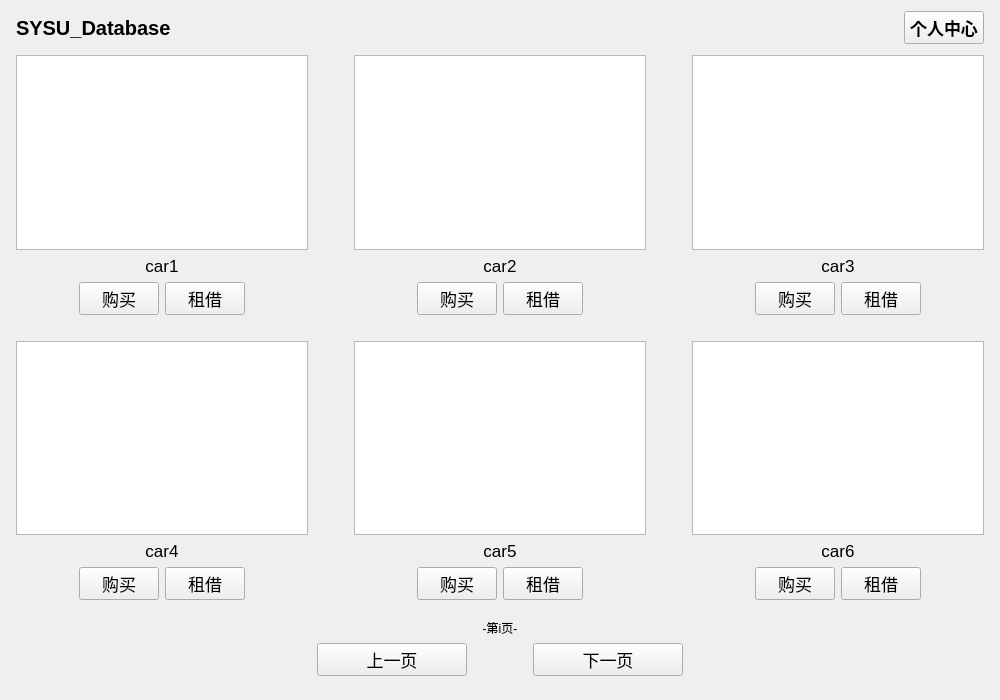
<?xml version="1.0" encoding="UTF-8"?>
<ui version="4.0">
 <class>User_main</class>
 <widget class="QWidget" name="User_main">
  <property name="geometry">
   <rect>
    <x>0</x>
    <y>0</y>
    <width>1000</width>
    <height>700</height>
   </rect>
  </property>
  <property name="windowTitle">
   <string>Form</string>
  </property>
  <layout class="QHBoxLayout" name="horizontalLayout_11">
   <item>
    <spacer name="horizontalSpacer_23">
     <property name="orientation">
      <enum>Qt::Horizontal</enum>
     </property>
     <property name="sizeType">
      <enum>QSizePolicy::Fixed</enum>
     </property>
     <property name="sizeHint" stdset="0">
      <size>
       <width>5</width>
       <height>20</height>
      </size>
     </property>
    </spacer>
   </item>
   <item>
    <layout class="QVBoxLayout" name="verticalLayout_8">
     <item>
      <layout class="QHBoxLayout" name="horizontalLayout_10">
       <item>
        <widget class="QLabel" name="label">
         <property name="font">
          <font>
           <pointsize>15</pointsize>
           <weight>75</weight>
           <bold>true</bold>
          </font>
         </property>
         <property name="text">
          <string>SYSU_Database</string>
         </property>
        </widget>
       </item>
       <item>
        <spacer name="horizontalSpacer_20">
         <property name="orientation">
          <enum>Qt::Horizontal</enum>
         </property>
         <property name="sizeHint" stdset="0">
          <size>
           <width>40</width>
           <height>20</height>
          </size>
         </property>
        </spacer>
       </item>
       <item>
        <widget class="QPushButton" name="pushButton_person">
         <property name="maximumSize">
          <size>
           <width>150</width>
           <height>16777215</height>
          </size>
         </property>
         <property name="font">
          <font>
           <pointsize>13</pointsize>
           <weight>75</weight>
           <bold>true</bold>
          </font>
         </property>
         <property name="text">
          <string>个人中心</string>
         </property>
        </widget>
       </item>
      </layout>
     </item>
     <item>
      <spacer name="verticalSpacer_4">
       <property name="orientation">
        <enum>Qt::Vertical</enum>
       </property>
       <property name="sizeType">
        <enum>QSizePolicy::Fixed</enum>
       </property>
       <property name="sizeHint" stdset="0">
        <size>
         <width>17</width>
         <height>5</height>
        </size>
       </property>
      </spacer>
     </item>
     <item>
      <layout class="QVBoxLayout" name="verticalLayout_7">
       <item>
        <layout class="QHBoxLayout" name="horizontalLayout_4">
         <item>
          <layout class="QVBoxLayout" name="verticalLayout">
           <item>
            <widget class="QGraphicsView" name="graphicsView_1"/>
           </item>
           <item>
            <widget class="QLabel" name="label_1">
             <property name="font">
              <font>
               <pointsize>13</pointsize>
              </font>
             </property>
             <property name="text">
              <string>car1</string>
             </property>
             <property name="alignment">
              <set>Qt::AlignCenter</set>
             </property>
            </widget>
           </item>
           <item>
            <layout class="QHBoxLayout" name="horizontalLayout">
             <item>
              <spacer name="horizontalSpacer_4">
               <property name="orientation">
                <enum>Qt::Horizontal</enum>
               </property>
               <property name="sizeHint" stdset="0">
                <size>
                 <width>40</width>
                 <height>20</height>
                </size>
               </property>
              </spacer>
             </item>
             <item>
              <widget class="QPushButton" name="pushButton_buy1">
               <property name="enabled">
                <bool>true</bool>
               </property>
               <property name="font">
                <font>
                 <pointsize>13</pointsize>
                 <weight>50</weight>
                 <bold>false</bold>
                </font>
               </property>
               <property name="text">
                <string>购买</string>
               </property>
              </widget>
             </item>
             <item>
              <widget class="QPushButton" name="pushButton_lease1">
               <property name="enabled">
                <bool>true</bool>
               </property>
               <property name="font">
                <font>
                 <pointsize>13</pointsize>
                 <weight>50</weight>
                 <bold>false</bold>
                </font>
               </property>
               <property name="text">
                <string>租借</string>
               </property>
              </widget>
             </item>
             <item>
              <spacer name="horizontalSpacer_5">
               <property name="orientation">
                <enum>Qt::Horizontal</enum>
               </property>
               <property name="sizeHint" stdset="0">
                <size>
                 <width>40</width>
                 <height>20</height>
                </size>
               </property>
              </spacer>
             </item>
            </layout>
           </item>
          </layout>
         </item>
         <item>
          <spacer name="horizontalSpacer_16">
           <property name="orientation">
            <enum>Qt::Horizontal</enum>
           </property>
           <property name="sizeType">
            <enum>QSizePolicy::Fixed</enum>
           </property>
           <property name="sizeHint" stdset="0">
            <size>
             <width>40</width>
             <height>20</height>
            </size>
           </property>
          </spacer>
         </item>
         <item>
          <layout class="QVBoxLayout" name="verticalLayout_2">
           <item>
            <widget class="QGraphicsView" name="graphicsView_2"/>
           </item>
           <item>
            <widget class="QLabel" name="label_2">
             <property name="font">
              <font>
               <pointsize>13</pointsize>
              </font>
             </property>
             <property name="text">
              <string>car2</string>
             </property>
             <property name="alignment">
              <set>Qt::AlignCenter</set>
             </property>
            </widget>
           </item>
           <item>
            <layout class="QHBoxLayout" name="horizontalLayout_2">
             <item>
              <spacer name="horizontalSpacer_6">
               <property name="orientation">
                <enum>Qt::Horizontal</enum>
               </property>
               <property name="sizeHint" stdset="0">
                <size>
                 <width>40</width>
                 <height>20</height>
                </size>
               </property>
              </spacer>
             </item>
             <item>
              <widget class="QPushButton" name="pushButton_buy2">
               <property name="font">
                <font>
                 <pointsize>13</pointsize>
                 <weight>50</weight>
                 <bold>false</bold>
                </font>
               </property>
               <property name="text">
                <string>购买</string>
               </property>
              </widget>
             </item>
             <item>
              <widget class="QPushButton" name="pushButton_lease2">
               <property name="font">
                <font>
                 <pointsize>13</pointsize>
                 <weight>50</weight>
                 <bold>false</bold>
                </font>
               </property>
               <property name="text">
                <string>租借</string>
               </property>
              </widget>
             </item>
             <item>
              <spacer name="horizontalSpacer_7">
               <property name="orientation">
                <enum>Qt::Horizontal</enum>
               </property>
               <property name="sizeHint" stdset="0">
                <size>
                 <width>40</width>
                 <height>20</height>
                </size>
               </property>
              </spacer>
             </item>
            </layout>
           </item>
          </layout>
         </item>
         <item>
          <spacer name="horizontalSpacer_17">
           <property name="orientation">
            <enum>Qt::Horizontal</enum>
           </property>
           <property name="sizeType">
            <enum>QSizePolicy::Fixed</enum>
           </property>
           <property name="sizeHint" stdset="0">
            <size>
             <width>40</width>
             <height>20</height>
            </size>
           </property>
          </spacer>
         </item>
         <item>
          <layout class="QVBoxLayout" name="verticalLayout_3">
           <item>
            <widget class="QGraphicsView" name="graphicsView_3"/>
           </item>
           <item>
            <widget class="QLabel" name="label_3">
             <property name="font">
              <font>
               <pointsize>13</pointsize>
              </font>
             </property>
             <property name="text">
              <string>car3</string>
             </property>
             <property name="alignment">
              <set>Qt::AlignCenter</set>
             </property>
            </widget>
           </item>
           <item>
            <layout class="QHBoxLayout" name="horizontalLayout_3">
             <item>
              <spacer name="horizontalSpacer_8">
               <property name="orientation">
                <enum>Qt::Horizontal</enum>
               </property>
               <property name="sizeHint" stdset="0">
                <size>
                 <width>40</width>
                 <height>20</height>
                </size>
               </property>
              </spacer>
             </item>
             <item>
              <widget class="QPushButton" name="pushButton_buy3">
               <property name="font">
                <font>
                 <pointsize>13</pointsize>
                 <weight>50</weight>
                 <bold>false</bold>
                </font>
               </property>
               <property name="text">
                <string>购买</string>
               </property>
              </widget>
             </item>
             <item>
              <widget class="QPushButton" name="pushButton_lease3">
               <property name="font">
                <font>
                 <pointsize>13</pointsize>
                 <weight>50</weight>
                 <bold>false</bold>
                </font>
               </property>
               <property name="text">
                <string>租借</string>
               </property>
              </widget>
             </item>
             <item>
              <spacer name="horizontalSpacer_9">
               <property name="orientation">
                <enum>Qt::Horizontal</enum>
               </property>
               <property name="sizeHint" stdset="0">
                <size>
                 <width>40</width>
                 <height>20</height>
                </size>
               </property>
              </spacer>
             </item>
            </layout>
           </item>
          </layout>
         </item>
        </layout>
       </item>
       <item>
        <spacer name="verticalSpacer">
         <property name="orientation">
          <enum>Qt::Vertical</enum>
         </property>
         <property name="sizeType">
          <enum>QSizePolicy::Fixed</enum>
         </property>
         <property name="sizeHint" stdset="0">
          <size>
           <width>20</width>
           <height>20</height>
          </size>
         </property>
        </spacer>
       </item>
       <item>
        <layout class="QHBoxLayout" name="horizontalLayout_6">
         <item>
          <layout class="QVBoxLayout" name="verticalLayout_4">
           <item>
            <widget class="QGraphicsView" name="graphicsView_4"/>
           </item>
           <item>
            <widget class="QLabel" name="label_4">
             <property name="font">
              <font>
               <pointsize>13</pointsize>
              </font>
             </property>
             <property name="text">
              <string>car4</string>
             </property>
             <property name="alignment">
              <set>Qt::AlignCenter</set>
             </property>
            </widget>
           </item>
           <item>
            <layout class="QHBoxLayout" name="horizontalLayout_7">
             <item>
              <spacer name="horizontalSpacer_14">
               <property name="orientation">
                <enum>Qt::Horizontal</enum>
               </property>
               <property name="sizeHint" stdset="0">
                <size>
                 <width>40</width>
                 <height>20</height>
                </size>
               </property>
              </spacer>
             </item>
             <item>
              <widget class="QPushButton" name="pushButton_buy4">
               <property name="enabled">
                <bool>true</bool>
               </property>
               <property name="font">
                <font>
                 <pointsize>13</pointsize>
                 <weight>50</weight>
                 <bold>false</bold>
                </font>
               </property>
               <property name="text">
                <string>购买</string>
               </property>
              </widget>
             </item>
             <item>
              <widget class="QPushButton" name="pushButton_lease4">
               <property name="enabled">
                <bool>true</bool>
               </property>
               <property name="font">
                <font>
                 <pointsize>13</pointsize>
                 <weight>50</weight>
                 <bold>false</bold>
                </font>
               </property>
               <property name="text">
                <string>租借</string>
               </property>
              </widget>
             </item>
             <item>
              <spacer name="horizontalSpacer_15">
               <property name="orientation">
                <enum>Qt::Horizontal</enum>
               </property>
               <property name="sizeHint" stdset="0">
                <size>
                 <width>40</width>
                 <height>20</height>
                </size>
               </property>
              </spacer>
             </item>
            </layout>
           </item>
          </layout>
         </item>
         <item>
          <spacer name="horizontalSpacer_19">
           <property name="orientation">
            <enum>Qt::Horizontal</enum>
           </property>
           <property name="sizeType">
            <enum>QSizePolicy::Fixed</enum>
           </property>
           <property name="sizeHint" stdset="0">
            <size>
             <width>40</width>
             <height>20</height>
            </size>
           </property>
          </spacer>
         </item>
         <item>
          <layout class="QVBoxLayout" name="verticalLayout_5">
           <item>
            <widget class="QGraphicsView" name="graphicsView_5"/>
           </item>
           <item>
            <widget class="QLabel" name="label_5">
             <property name="font">
              <font>
               <pointsize>13</pointsize>
              </font>
             </property>
             <property name="text">
              <string>car5</string>
             </property>
             <property name="alignment">
              <set>Qt::AlignCenter</set>
             </property>
            </widget>
           </item>
           <item>
            <layout class="QHBoxLayout" name="horizontalLayout_8">
             <item>
              <spacer name="horizontalSpacer_12">
               <property name="orientation">
                <enum>Qt::Horizontal</enum>
               </property>
               <property name="sizeHint" stdset="0">
                <size>
                 <width>40</width>
                 <height>20</height>
                </size>
               </property>
              </spacer>
             </item>
             <item>
              <widget class="QPushButton" name="pushButton_buy5">
               <property name="font">
                <font>
                 <pointsize>13</pointsize>
                 <weight>50</weight>
                 <bold>false</bold>
                </font>
               </property>
               <property name="text">
                <string>购买</string>
               </property>
              </widget>
             </item>
             <item>
              <widget class="QPushButton" name="pushButton_lease5">
               <property name="font">
                <font>
                 <pointsize>13</pointsize>
                 <weight>50</weight>
                 <bold>false</bold>
                </font>
               </property>
               <property name="text">
                <string>租借</string>
               </property>
              </widget>
             </item>
             <item>
              <spacer name="horizontalSpacer_13">
               <property name="orientation">
                <enum>Qt::Horizontal</enum>
               </property>
               <property name="sizeHint" stdset="0">
                <size>
                 <width>40</width>
                 <height>20</height>
                </size>
               </property>
              </spacer>
             </item>
            </layout>
           </item>
          </layout>
         </item>
         <item>
          <spacer name="horizontalSpacer_18">
           <property name="orientation">
            <enum>Qt::Horizontal</enum>
           </property>
           <property name="sizeType">
            <enum>QSizePolicy::Fixed</enum>
           </property>
           <property name="sizeHint" stdset="0">
            <size>
             <width>40</width>
             <height>20</height>
            </size>
           </property>
          </spacer>
         </item>
         <item>
          <layout class="QVBoxLayout" name="verticalLayout_6">
           <item>
            <widget class="QGraphicsView" name="graphicsView_6"/>
           </item>
           <item>
            <widget class="QLabel" name="label_6">
             <property name="font">
              <font>
               <pointsize>13</pointsize>
              </font>
             </property>
             <property name="text">
              <string>car6</string>
             </property>
             <property name="alignment">
              <set>Qt::AlignCenter</set>
             </property>
            </widget>
           </item>
           <item>
            <layout class="QHBoxLayout" name="horizontalLayout_9">
             <item>
              <spacer name="horizontalSpacer_10">
               <property name="orientation">
                <enum>Qt::Horizontal</enum>
               </property>
               <property name="sizeHint" stdset="0">
                <size>
                 <width>40</width>
                 <height>20</height>
                </size>
               </property>
              </spacer>
             </item>
             <item>
              <widget class="QPushButton" name="pushButton_buy6">
               <property name="font">
                <font>
                 <pointsize>13</pointsize>
                 <weight>50</weight>
                 <bold>false</bold>
                </font>
               </property>
               <property name="text">
                <string>购买</string>
               </property>
              </widget>
             </item>
             <item>
              <widget class="QPushButton" name="pushButton_lease6">
               <property name="font">
                <font>
                 <pointsize>13</pointsize>
                 <weight>50</weight>
                 <bold>false</bold>
                </font>
               </property>
               <property name="text">
                <string>租借</string>
               </property>
              </widget>
             </item>
             <item>
              <spacer name="horizontalSpacer_11">
               <property name="orientation">
                <enum>Qt::Horizontal</enum>
               </property>
               <property name="sizeHint" stdset="0">
                <size>
                 <width>40</width>
                 <height>20</height>
                </size>
               </property>
              </spacer>
             </item>
            </layout>
           </item>
          </layout>
         </item>
        </layout>
       </item>
      </layout>
     </item>
     <item>
      <spacer name="verticalSpacer_2">
       <property name="orientation">
        <enum>Qt::Vertical</enum>
       </property>
       <property name="sizeType">
        <enum>QSizePolicy::Fixed</enum>
       </property>
       <property name="sizeHint" stdset="0">
        <size>
         <width>17</width>
         <height>13</height>
        </size>
       </property>
      </spacer>
     </item>
     <item>
      <widget class="QLabel" name="label_page">
       <property name="text">
        <string>-第i页-</string>
       </property>
       <property name="alignment">
        <set>Qt::AlignCenter</set>
       </property>
      </widget>
     </item>
     <item>
      <layout class="QHBoxLayout" name="horizontalLayout_5">
       <item>
        <spacer name="horizontalSpacer_2">
         <property name="orientation">
          <enum>Qt::Horizontal</enum>
         </property>
         <property name="sizeHint" stdset="0">
          <size>
           <width>40</width>
           <height>20</height>
          </size>
         </property>
        </spacer>
       </item>
       <item>
        <widget class="QPushButton" name="pushButton_pre">
         <property name="minimumSize">
          <size>
           <width>150</width>
           <height>0</height>
          </size>
         </property>
         <property name="font">
          <font>
           <pointsize>13</pointsize>
           <weight>50</weight>
           <bold>false</bold>
          </font>
         </property>
         <property name="text">
          <string>上一页</string>
         </property>
        </widget>
       </item>
       <item>
        <spacer name="horizontalSpacer">
         <property name="orientation">
          <enum>Qt::Horizontal</enum>
         </property>
         <property name="sizeType">
          <enum>QSizePolicy::Fixed</enum>
         </property>
         <property name="sizeHint" stdset="0">
          <size>
           <width>60</width>
           <height>20</height>
          </size>
         </property>
        </spacer>
       </item>
       <item>
        <widget class="QPushButton" name="pushButton_next">
         <property name="minimumSize">
          <size>
           <width>150</width>
           <height>0</height>
          </size>
         </property>
         <property name="font">
          <font>
           <pointsize>13</pointsize>
           <weight>50</weight>
           <bold>false</bold>
          </font>
         </property>
         <property name="text">
          <string>下一页</string>
         </property>
        </widget>
       </item>
       <item>
        <spacer name="horizontalSpacer_3">
         <property name="orientation">
          <enum>Qt::Horizontal</enum>
         </property>
         <property name="sizeHint" stdset="0">
          <size>
           <width>40</width>
           <height>20</height>
          </size>
         </property>
        </spacer>
       </item>
      </layout>
     </item>
     <item>
      <spacer name="verticalSpacer_3">
       <property name="orientation">
        <enum>Qt::Vertical</enum>
       </property>
       <property name="sizeType">
        <enum>QSizePolicy::Fixed</enum>
       </property>
       <property name="sizeHint" stdset="0">
        <size>
         <width>17</width>
         <height>13</height>
        </size>
       </property>
      </spacer>
     </item>
    </layout>
   </item>
   <item>
    <spacer name="horizontalSpacer_22">
     <property name="orientation">
      <enum>Qt::Horizontal</enum>
     </property>
     <property name="sizeType">
      <enum>QSizePolicy::Fixed</enum>
     </property>
     <property name="sizeHint" stdset="0">
      <size>
       <width>5</width>
       <height>20</height>
      </size>
     </property>
    </spacer>
   </item>
  </layout>
 </widget>
 <resources/>
 <connections/>
</ui>
